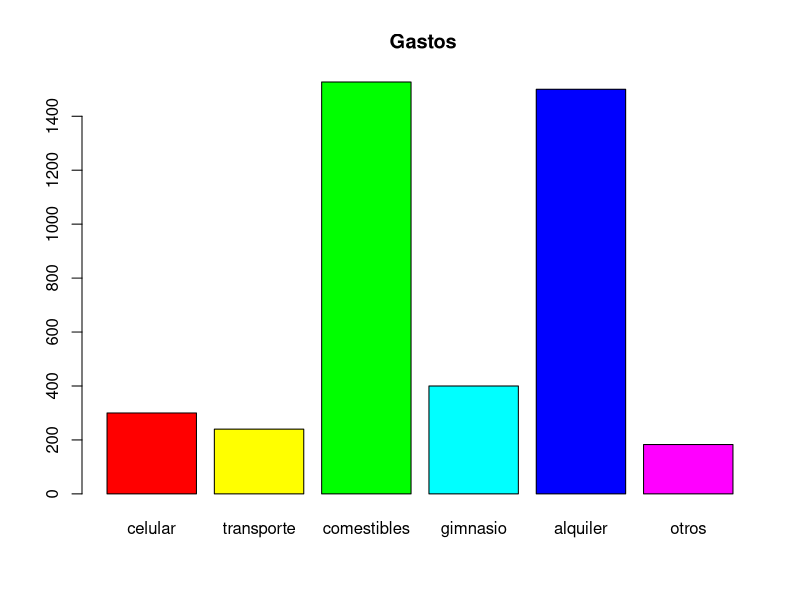
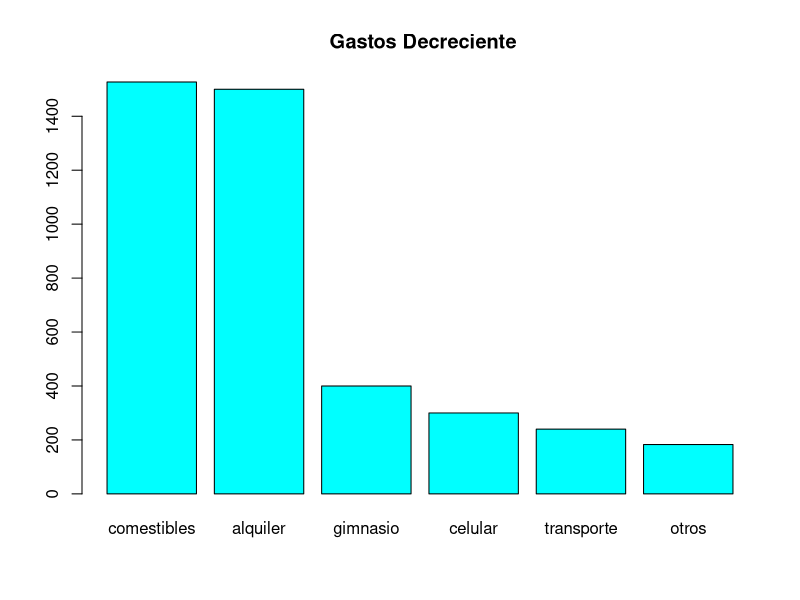

Write R code to recreate these figures, in order.
#Adriana Kareny García Ledezma
# 28/08/2022
# Laboratorio 1


# Parte 1 R y Rstudio -----------------------------------------------------
celular <- 300;transporte <-240; comestibles <- 1527;
gimnasio <- 400;alquiler <- 1500; otros <- 183;


#Ahora que tiene todas las variables, cree un objeto total con la suma de los gastos:
gastos <- c(celular , transporte, comestibles , gimnasio , alquiler ,otros)
total <- sum(gastos)
total

#Suponiendo que la estudiante tiene los mismos gastos todos los meses, ¿cuánto gastaría durante
#un semestre escolar? (suponga que el semestre implica cinco meses).
cinco.meses <- 5*total
cinco.meses
#Manteniendo la misma suposición sobre los gastos mensuales, ¿cuánto gastaría la estudiante
#durante un año escolar? (suponga que el año académico es de 10 meses).

diez.meses <- 10*total
diez.meses

# Autoevaluación ----------------------------------------------------------
gastos <- c(celular , transporte, comestibles , gimnasio , alquiler ,otros)

barplot(gastos,main=" Gastos", names.arg = c("celular" , "transporte", "comestibles" , "gimnasio" , "alquiler" ,"otros"),col = rainbow(6))

G_decreciente <- sort(gastos,decreasing = T)
barplot(G_decreciente,main=" Gastos Decreciente", names.arg = c("comestibles" , "alquiler", "gimnasio" , "celular" , "transporte" ,"otros"),col = 'cyan')


# Parte II Variables ------------------------------------------------------

##Problema 1:

Variable <- c("Nombre de estudiante"
              ,"Fecha de nacimiento (p. Ej., 21/10/1995)"
              ,"Edad (en años)"
              ,"Dirección de casa (por ejemplo, 1234 Ave. Alamo)"
              ,"Número de teléfono (por ejemplo, 510-123-4567)"
              ,"Área principal de estudio"
              ,"Grado de año universitario: primer año, segundo año, tercer año, último año"
              ,"Calificación general: A, B, C, D, F"
              ,"Tiempo (en minutos) para completar la prueba final de MCF 202"
              ,"Numero de hermanos")

tipo <- c("V.Cualitativa",
          "V,Cuantitativa",
          "V,Cuantitativa",
          "V.Cualitativa",
          "V.Cualitativa",
          "V.Cualitativa",
          "V,Cuantitativa",
          "V,Cuantitativa",
          "V,Cuantitativa",
          "V,Cuantitativa")

Mp1 <- matrix(NaN,10,2)
Mp1[,1] <- Variable[1:10]
Mp1[,2] <- tipo[1:10]
colnames(Mp1) <- c("Variable","Tipo")
Mp1

##Problema 2:
v_cualitativa <- c("Edad","Escritorio por oficina","Cantidad de trabajadores","Altura de los trabajadores",
                   "peso de los trabajadores","Salario Base","Trabajador por oficina")
v_cualitativa

v_cuantitativa <- c("Nombre","Color de oficina","Sexo del Trabajador","Estado Civil","Puesto de Trabajo","Grupo Sanguineo","Raza")
v_cuantitativa

Mp2 <- matrix(NaN,7,2)
Mp2[,1] <- v_cualitativa[1:7]
Mp2[,2] <- v_cuantitativa [1:7]
colnames(Mp2) <- c("V_Cualitativa","V_Cuantitativa")
Mp2
##Problema 3:

#RESPUESTA= Es "Culitativa" dado a que estan solamente nombrando el tipo de formato electronico
#utilizando un numero en lugar del nombre del formato.

##Problema 4:

#Cual es la cantidad promedio de horas que los estudiantes de universidades publicas
#trabajan cada semana?

pregunta <- c("Individuo de interes",
              "Variable",
              "Tipo de Variable")

R1 <- c("Estudiante",
        "Horas de Trabajo",
        "V.Cuantitativa")

Mp41 <- matrix(NaN,3,2)
Mp41[,1] <- pregunta[1:3]
Mp41[,2] <- R1[1:3]
colnames(Mp41) <- c("Pregunta","Respuesta")
Mp41

#Que proporcion de todos los estudiantes universitarios de Mexico estan inscritos en una
#universidad publica?

R2 <- c("Estudiante Universitario",
        "Inscripciones en universidad publica",
        "V.Cualitativa")

Mp42 <- matrix(NaN,3,2)
Mp42[,1] <- pregunta[1:3]
Mp42[,2] <- R2[1:3]
colnames(Mp42) <- c("Pregunta","Respuesta")
Mp42

#En los universidades publicas, ¿las estudiantes femeninas tienen un promedio de CENEVAL
#mas alto que los estudiantes varones?

R3 <- c("Estudiantes",
        "Promedio de CENEVAL segun sexo",
        "V. Cuantitativa")

Mp43 <- matrix(NaN,3,2)
Mp43[,1] <- pregunta[1:3]
Mp43[,2] <- R3[1:3]
colnames(Mp43) <- c("Pregunta","Respuesta")
Mp43

#¿Es mas probable que los atletas universitarios reciban asesoramiento academico que los
#atletas no universitarios?

R4 <- c("Atletas",
        "asesoramiento academico",
        "V. Cualitativo")

Mp44 <- matrix(NaN,3,2)
Mp44[,1] <- pregunta[1:3]
Mp44[,2] <- R4[1:3]
colnames(Mp44) <- c("Pregunta","Respuesta")
Mp44

#Si reunieramos datos para responder a las preguntas de la investigacion anterior, ¿que
#datos podrian analizarse mediante un histograma? ¿Como lo sabes?

#RESPUESTA = Todos los datos pueden ser medidos por un histograma ya que en los casos anteriormente
#mostrados solo se esta trabajando con una variable a la vez.
